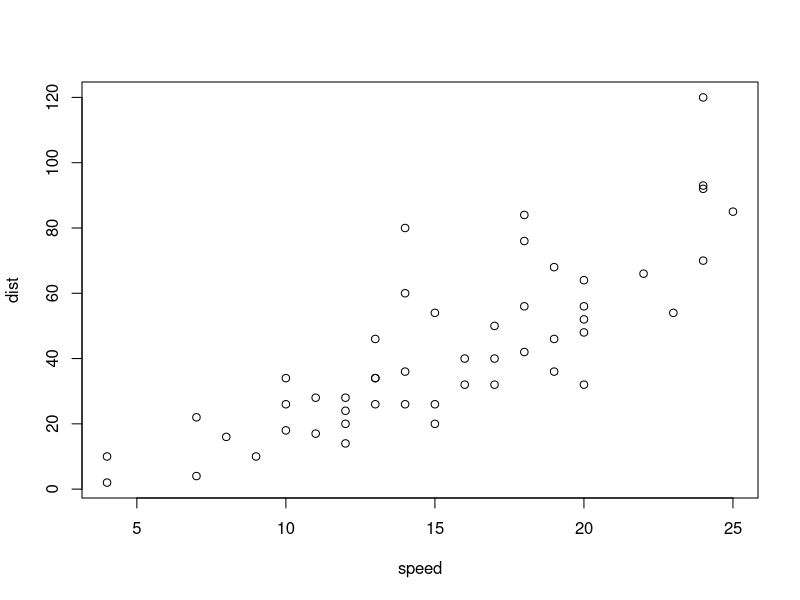
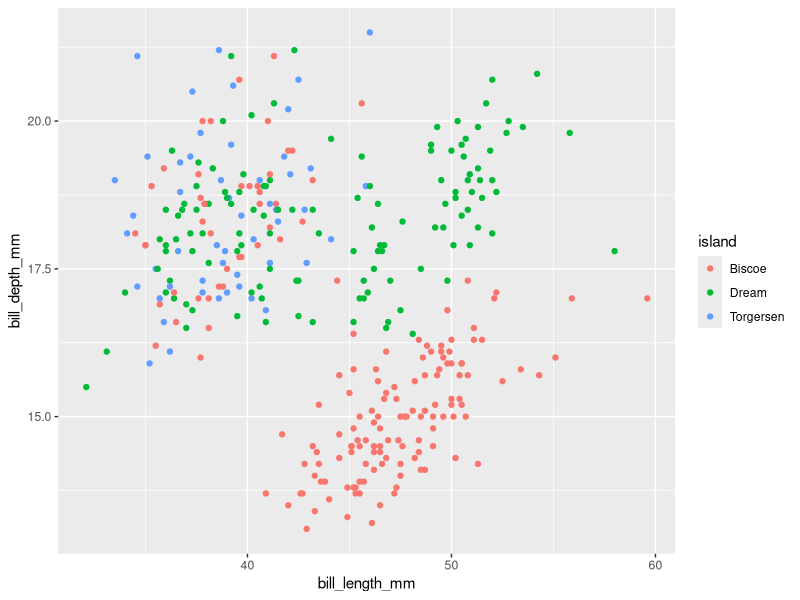

R code for these plots, in order:
## ---- chunk 1
# This is an R code chunk
summary(cars)

## ---- chunk 2
# This R chunk makes a graph
plot(cars)
## ---- chunk 3
#| label: fig-palmer
#| fig-cap: "**Figure about Bills of Palmer Penguins** "
#| fig-subcap: 
#| echo: false
#| warning: false
#| fig-align: left
#| fig-height: 3
#| fig-width: 5

library(palmerpenguins)
library(ggplot2)

ggplot(penguins,
       aes(x = bill_length_mm,
           y = bill_depth_mm,
           col = island)) +
  geom_point()
